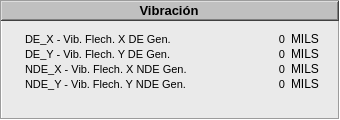
  <widget class="QFrame" name="Temperaturas_2">
   <property name="geometry">
    <rect>
     <x>5</x>
     <y>377</y>
     <width>340</width>
     <height>120</height>
    </rect>
   </property>
   <property name="styleSheet">
    <string notr="true">background-color: rgb(234, 234, 234);</string>
   </property>
   <property name="frameShape">
    <enum>QFrame::Box</enum>
   </property>
   <property name="frameShadow">
    <enum>QFrame::Sunken</enum>
   </property>
   <widget class="QFrame" name="frame_8">
    <property name="geometry">
     <rect>
      <x>1</x>
      <y>1</y>
      <width>338</width>
      <height>20</height>
     </rect>
    </property>
    <property name="styleSheet">
     <string notr="true">background-color: rgb(192, 192, 192);</string>
    </property>
    <property name="frameShape">
     <enum>QFrame::WinPanel</enum>
    </property>
    <property name="frameShadow">
     <enum>QFrame::Raised</enum>
    </property>
    <property name="lineWidth">
     <number>2</number>
    </property>
    <widget class="QLabel" name="label_12">
     <property name="geometry">
      <rect>
       <x>1</x>
       <y>1</y>
       <width>334</width>
       <height>16</height>
      </rect>
     </property>
     <property name="font">
      <font>
       <pointsize>10</pointsize>
       <weight>75</weight>
       <bold>true</bold>
      </font>
     </property>
     <property name="text">
      <string>Vibración</string>
     </property>
     <property name="alignment">
      <set>Qt::AlignCenter</set>
     </property>
    </widget>
   </widget>
   <widget class="QLabel" name="lb_Vib_Unit_DE_X">
    <property name="geometry">
     <rect>
      <x>291</x>
      <y>30</y>
      <width>40</width>
      <height>18</height>
     </rect>
    </property>
    <property name="font">
     <font>
      <pointsize>9</pointsize>
     </font>
    </property>
    <property name="layoutDirection">
     <enum>Qt::LeftToRight</enum>
    </property>
    <property name="text">
     <string>MILS</string>
    </property>
    <property name="alignment">
     <set>Qt::AlignLeading|Qt::AlignLeft|Qt::AlignVCenter</set>
    </property>
   </widget>
   <widget class="QLabel" name="lb_Vib_Lect_DE_X">
    <property name="geometry">
     <rect>
      <x>235</x>
      <y>30</y>
      <width>50</width>
      <height>18</height>
     </rect>
    </property>
    <property name="minimumSize">
     <size>
      <width>50</width>
      <height>18</height>
     </size>
    </property>
    <property name="maximumSize">
     <size>
      <width>50</width>
      <height>18</height>
     </size>
    </property>
    <property name="font">
     <font>
      <pointsize>8</pointsize>
     </font>
    </property>
    <property name="layoutDirection">
     <enum>Qt::LeftToRight</enum>
    </property>
    <property name="text">
     <string>0</string>
    </property>
    <property name="alignment">
     <set>Qt::AlignRight|Qt::AlignTrailing|Qt::AlignVCenter</set>
    </property>
   </widget>
   <widget class="QLabel" name="Descr_45">
    <property name="geometry">
     <rect>
      <x>25</x>
      <y>30</y>
      <width>200</width>
      <height>18</height>
     </rect>
    </property>
    <property name="font">
     <font>
      <pointsize>8</pointsize>
     </font>
    </property>
    <property name="layoutDirection">
     <enum>Qt::LeftToRight</enum>
    </property>
    <property name="text">
     <string>DE_X - Vib. Flech. X DE Gen.</string>
    </property>
    <property name="alignment">
     <set>Qt::AlignLeading|Qt::AlignLeft|Qt::AlignVCenter</set>
    </property>
   </widget>
   <widget class="QLabel" name="lb_Vib_Unit_NDE_X">
    <property name="geometry">
     <rect>
      <x>291</x>
      <y>60</y>
      <width>40</width>
      <height>18</height>
     </rect>
    </property>
    <property name="font">
     <font>
      <pointsize>9</pointsize>
     </font>
    </property>
    <property name="layoutDirection">
     <enum>Qt::LeftToRight</enum>
    </property>
    <property name="text">
     <string>MILS</string>
    </property>
    <property name="alignment">
     <set>Qt::AlignLeading|Qt::AlignLeft|Qt::AlignVCenter</set>
    </property>
   </widget>
   <widget class="QLabel" name="Descr_47">
    <property name="geometry">
     <rect>
      <x>25</x>
      <y>60</y>
      <width>200</width>
      <height>18</height>
     </rect>
    </property>
    <property name="font">
     <font>
      <pointsize>8</pointsize>
     </font>
    </property>
    <property name="layoutDirection">
     <enum>Qt::LeftToRight</enum>
    </property>
    <property name="text">
     <string>NDE_X - Vib. Flech. X NDE Gen.</string>
    </property>
    <property name="alignment">
     <set>Qt::AlignLeading|Qt::AlignLeft|Qt::AlignVCenter</set>
    </property>
   </widget>
   <widget class="QLabel" name="lb_Vib_Lect_NDE_X">
    <property name="geometry">
     <rect>
      <x>235</x>
      <y>60</y>
      <width>50</width>
      <height>18</height>
     </rect>
    </property>
    <property name="minimumSize">
     <size>
      <width>50</width>
      <height>18</height>
     </size>
    </property>
    <property name="maximumSize">
     <size>
      <width>50</width>
      <height>18</height>
     </size>
    </property>
    <property name="font">
     <font>
      <pointsize>8</pointsize>
     </font>
    </property>
    <property name="layoutDirection">
     <enum>Qt::LeftToRight</enum>
    </property>
    <property name="text">
     <string>0</string>
    </property>
    <property name="alignment">
     <set>Qt::AlignRight|Qt::AlignTrailing|Qt::AlignVCenter</set>
    </property>
   </widget>
   <widget class="QLabel" name="lb_Vib_Unit_DE_Y">
    <property name="geometry">
     <rect>
      <x>291</x>
      <y>45</y>
      <width>40</width>
      <height>18</height>
     </rect>
    </property>
    <property name="font">
     <font>
      <pointsize>9</pointsize>
     </font>
    </property>
    <property name="layoutDirection">
     <enum>Qt::LeftToRight</enum>
    </property>
    <property name="text">
     <string>MILS</string>
    </property>
    <property name="alignment">
     <set>Qt::AlignLeading|Qt::AlignLeft|Qt::AlignVCenter</set>
    </property>
   </widget>
   <widget class="QLabel" name="lb_Vib_Lect_DE_Y">
    <property name="geometry">
     <rect>
      <x>235</x>
      <y>45</y>
      <width>50</width>
      <height>18</height>
     </rect>
    </property>
    <property name="minimumSize">
     <size>
      <width>50</width>
      <height>18</height>
     </size>
    </property>
    <property name="maximumSize">
     <size>
      <width>50</width>
      <height>18</height>
     </size>
    </property>
    <property name="font">
     <font>
      <pointsize>8</pointsize>
     </font>
    </property>
    <property name="layoutDirection">
     <enum>Qt::LeftToRight</enum>
    </property>
    <property name="text">
     <string>0</string>
    </property>
    <property name="alignment">
     <set>Qt::AlignRight|Qt::AlignTrailing|Qt::AlignVCenter</set>
    </property>
   </widget>
   <widget class="QLabel" name="Descr_46">
    <property name="geometry">
     <rect>
      <x>25</x>
      <y>45</y>
      <width>200</width>
      <height>18</height>
     </rect>
    </property>
    <property name="font">
     <font>
      <pointsize>8</pointsize>
     </font>
    </property>
    <property name="layoutDirection">
     <enum>Qt::LeftToRight</enum>
    </property>
    <property name="text">
     <string>DE_Y - Vib. Flech. Y DE Gen.</string>
    </property>
    <property name="alignment">
     <set>Qt::AlignLeading|Qt::AlignLeft|Qt::AlignVCenter</set>
    </property>
   </widget>
   <widget class="QLabel" name="lb_Vib_Unit_NDE_Y">
    <property name="geometry">
     <rect>
      <x>291</x>
      <y>75</y>
      <width>40</width>
      <height>18</height>
     </rect>
    </property>
    <property name="font">
     <font>
      <pointsize>9</pointsize>
     </font>
    </property>
    <property name="layoutDirection">
     <enum>Qt::LeftToRight</enum>
    </property>
    <property name="text">
     <string>MILS</string>
    </property>
    <property name="alignment">
     <set>Qt::AlignLeading|Qt::AlignLeft|Qt::AlignVCenter</set>
    </property>
   </widget>
   <widget class="QLabel" name="lb_Vib_Lect_NDE_Y">
    <property name="geometry">
     <rect>
      <x>235</x>
      <y>75</y>
      <width>50</width>
      <height>18</height>
     </rect>
    </property>
    <property name="minimumSize">
     <size>
      <width>50</width>
      <height>18</height>
     </size>
    </property>
    <property name="maximumSize">
     <size>
      <width>50</width>
      <height>18</height>
     </size>
    </property>
    <property name="font">
     <font>
      <pointsize>8</pointsize>
     </font>
    </property>
    <property name="layoutDirection">
     <enum>Qt::LeftToRight</enum>
    </property>
    <property name="text">
     <string>0</string>
    </property>
    <property name="alignment">
     <set>Qt::AlignRight|Qt::AlignTrailing|Qt::AlignVCenter</set>
    </property>
   </widget>
   <widget class="QLabel" name="Descr_48">
    <property name="geometry">
     <rect>
      <x>25</x>
      <y>75</y>
      <width>200</width>
      <height>18</height>
     </rect>
    </property>
    <property name="font">
     <font>
      <pointsize>8</pointsize>
     </font>
    </property>
    <property name="layoutDirection">
     <enum>Qt::LeftToRight</enum>
    </property>
    <property name="text">
     <string>NDE_Y - Vib. Flech. Y NDE Gen.</string>
    </property>
    <property name="alignment">
     <set>Qt::AlignLeading|Qt::AlignLeft|Qt::AlignVCenter</set>
    </property>
   </widget>
  </widget>
